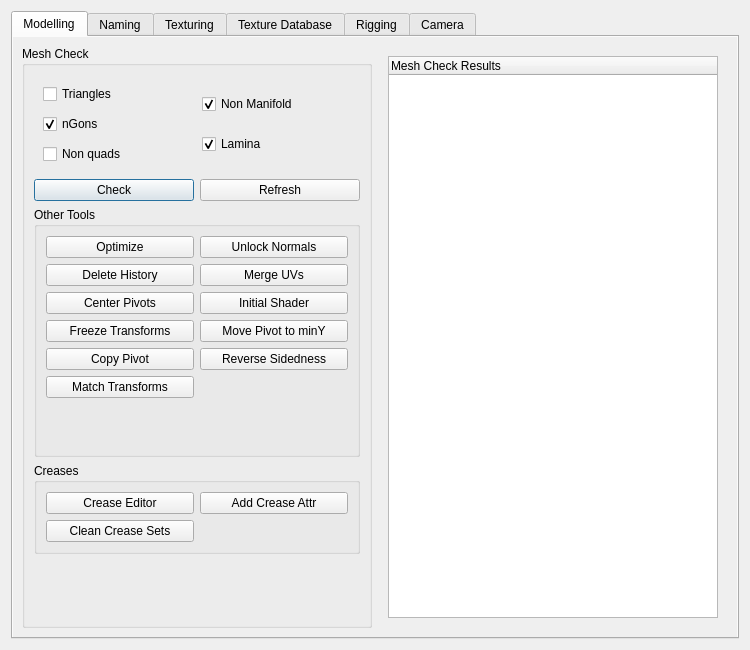
<?xml version="1.0" encoding="UTF-8"?>
<ui version="4.0">
 <class>Asset_Toolkit_Dialog</class>
 <widget class="QDialog" name="Asset_Toolkit_Dialog">
  <property name="geometry">
   <rect>
    <x>0</x>
    <y>0</y>
    <width>750</width>
    <height>650</height>
   </rect>
  </property>
  <property name="minimumSize">
   <size>
    <width>600</width>
    <height>300</height>
   </size>
  </property>
  <property name="maximumSize">
   <size>
    <width>16777215</width>
    <height>1000</height>
   </size>
  </property>
  <property name="mouseTracking">
   <bool>false</bool>
  </property>
  <property name="windowTitle">
   <string>Asset Toolkit</string>
  </property>
  <layout class="QVBoxLayout" name="verticalLayout">
   <item>
    <widget class="QTabWidget" name="tab_window">
     <property name="enabled">
      <bool>true</bool>
     </property>
     <property name="sizePolicy">
      <sizepolicy hsizetype="Expanding" vsizetype="Expanding">
       <horstretch>0</horstretch>
       <verstretch>0</verstretch>
      </sizepolicy>
     </property>
     <property name="tabShape">
      <enum>QTabWidget::Rounded</enum>
     </property>
     <property name="currentIndex">
      <number>0</number>
     </property>
     <widget class="QWidget" name="modelling_tab">
      <property name="sizePolicy">
       <sizepolicy hsizetype="Expanding" vsizetype="Expanding">
        <horstretch>0</horstretch>
        <verstretch>0</verstretch>
       </sizepolicy>
      </property>
      <property name="autoFillBackground">
       <bool>true</bool>
      </property>
      <attribute name="title">
       <string>Modelling</string>
      </attribute>
      <layout class="QHBoxLayout" name="horizontalLayout_3">
       <item>
        <layout class="QVBoxLayout" name="verticalLayout_32">
         <item>
          <widget class="QGroupBox" name="groupBox_4">
           <property name="title">
            <string>Mesh Check</string>
           </property>
           <layout class="QVBoxLayout" name="verticalLayout_15">
            <item>
             <widget class="QFrame" name="meshFrame">
              <property name="sizePolicy">
               <sizepolicy hsizetype="Expanding" vsizetype="Fixed">
                <horstretch>0</horstretch>
                <verstretch>0</verstretch>
               </sizepolicy>
              </property>
              <layout class="QHBoxLayout" name="horizontalLayout_5">
               <property name="spacing">
                <number>10</number>
               </property>
               <item>
                <layout class="QVBoxLayout" name="verticalLayout_12">
                 <item>
                  <widget class="QCheckBox" name="cb_triangles">
                   <property name="text">
                    <string>Triangles</string>
                   </property>
                   <property name="checked">
                    <bool>false</bool>
                   </property>
                  </widget>
                 </item>
                 <item>
                  <widget class="QCheckBox" name="cb_ngons">
                   <property name="text">
                    <string>nGons</string>
                   </property>
                   <property name="checked">
                    <bool>true</bool>
                   </property>
                  </widget>
                 </item>
                 <item>
                  <widget class="QCheckBox" name="cb_non_quads">
                   <property name="text">
                    <string>Non quads</string>
                   </property>
                   <property name="checked">
                    <bool>false</bool>
                   </property>
                  </widget>
                 </item>
                </layout>
               </item>
               <item>
                <layout class="QVBoxLayout" name="verticalLayout_11">
                 <property name="spacing">
                  <number>10</number>
                 </property>
                 <item>
                  <widget class="QCheckBox" name="cb_non_manifold">
                   <property name="text">
                    <string>Non Manifold</string>
                   </property>
                   <property name="checked">
                    <bool>true</bool>
                   </property>
                  </widget>
                 </item>
                 <item>
                  <widget class="QCheckBox" name="cb_lamina">
                   <property name="text">
                    <string>Lamina</string>
                   </property>
                   <property name="checked">
                    <bool>true</bool>
                   </property>
                  </widget>
                 </item>
                </layout>
               </item>
              </layout>
             </widget>
            </item>
            <item>
             <layout class="QHBoxLayout" name="horizontalLayout_6">
              <item>
               <widget class="QPushButton" name="btn_mesh_check">
                <property name="text">
                 <string>Check</string>
                </property>
               </widget>
              </item>
              <item>
               <widget class="QPushButton" name="btn_mesh_refresh">
                <property name="text">
                 <string>Refresh</string>
                </property>
               </widget>
              </item>
             </layout>
            </item>
            <item>
             <widget class="QGroupBox" name="groupBox_5">
              <property name="sizePolicy">
               <sizepolicy hsizetype="Expanding" vsizetype="Maximum">
                <horstretch>0</horstretch>
                <verstretch>0</verstretch>
               </sizepolicy>
              </property>
              <property name="minimumSize">
               <size>
                <width>0</width>
                <height>250</height>
               </size>
              </property>
              <property name="title">
               <string>Other Tools</string>
              </property>
              <layout class="QHBoxLayout" name="horizontalLayout">
               <item>
                <layout class="QVBoxLayout" name="verticalLayout_14">
                 <item>
                  <widget class="QPushButton" name="btn_optimize">
                   <property name="text">
                    <string>Optimize</string>
                   </property>
                  </widget>
                 </item>
                 <item>
                  <widget class="QPushButton" name="btn_delete_history">
                   <property name="text">
                    <string>Delete History</string>
                   </property>
                  </widget>
                 </item>
                 <item>
                  <widget class="QPushButton" name="btn_center_pivots">
                   <property name="text">
                    <string>Center Pivots</string>
                   </property>
                  </widget>
                 </item>
                 <item>
                  <widget class="QPushButton" name="btn_freeze_transforms">
                   <property name="text">
                    <string>Freeze Transforms</string>
                   </property>
                  </widget>
                 </item>
                 <item>
                  <widget class="QPushButton" name="btn_copypivot">
                   <property name="text">
                    <string>Copy Pivot</string>
                   </property>
                  </widget>
                 </item>
                 <item>
                  <widget class="QPushButton" name="btn_matchtransforms">
                   <property name="text">
                    <string>Match Transforms</string>
                   </property>
                  </widget>
                 </item>
                 <item>
                  <spacer name="verticalSpacer_5">
                   <property name="orientation">
                    <enum>Qt::Vertical</enum>
                   </property>
                   <property name="sizeHint" stdset="0">
                    <size>
                     <width>20</width>
                     <height>40</height>
                    </size>
                   </property>
                  </spacer>
                 </item>
                </layout>
               </item>
               <item>
                <layout class="QVBoxLayout" name="verticalLayout_13">
                 <item>
                  <widget class="QPushButton" name="btn_unlock_normals">
                   <property name="text">
                    <string>Unlock Normals</string>
                   </property>
                  </widget>
                 </item>
                 <item>
                  <widget class="QPushButton" name="btn_merge_uvs">
                   <property name="text">
                    <string>Merge UVs</string>
                   </property>
                  </widget>
                 </item>
                 <item>
                  <widget class="QPushButton" name="btn_initial_shader">
                   <property name="text">
                    <string>Initial Shader</string>
                   </property>
                  </widget>
                 </item>
                 <item>
                  <widget class="QPushButton" name="btn_min_pivot">
                   <property name="text">
                    <string>Move Pivot to minY</string>
                   </property>
                  </widget>
                 </item>
                 <item>
                  <widget class="QPushButton" name="btn_rev_sides">
                   <property name="text">
                    <string>Reverse Sidedness</string>
                   </property>
                  </widget>
                 </item>
                 <item>
                  <spacer name="verticalSpacer_2">
                   <property name="orientation">
                    <enum>Qt::Vertical</enum>
                   </property>
                   <property name="sizeHint" stdset="0">
                    <size>
                     <width>20</width>
                     <height>40</height>
                    </size>
                   </property>
                  </spacer>
                 </item>
                </layout>
               </item>
              </layout>
             </widget>
            </item>
            <item>
             <widget class="QGroupBox" name="groupBox_10">
              <property name="title">
               <string>Creases</string>
              </property>
              <layout class="QHBoxLayout" name="horizontalLayout_20">
               <item>
                <layout class="QVBoxLayout" name="verticalLayout_10">
                 <item>
                  <widget class="QPushButton" name="btn_crease_editor">
                   <property name="text">
                    <string>Crease Editor</string>
                   </property>
                  </widget>
                 </item>
                 <item>
                  <widget class="QPushButton" name="btn_clean_crease_sets">
                   <property name="text">
                    <string>Clean Crease Sets</string>
                   </property>
                  </widget>
                 </item>
                </layout>
               </item>
               <item>
                <layout class="QVBoxLayout" name="verticalLayout_27">
                 <item>
                  <widget class="QPushButton" name="btn_crease_attr">
                   <property name="text">
                    <string>Add Crease Attr</string>
                   </property>
                  </widget>
                 </item>
                 <item>
                  <widget class="QFrame" name="frame_11">
                   <property name="frameShape">
                    <enum>QFrame::NoFrame</enum>
                   </property>
                   <property name="frameShadow">
                    <enum>QFrame::Raised</enum>
                   </property>
                  </widget>
                 </item>
                </layout>
               </item>
              </layout>
             </widget>
            </item>
            <item>
             <spacer name="verticalSpacer">
              <property name="orientation">
               <enum>Qt::Vertical</enum>
              </property>
              <property name="sizeHint" stdset="0">
               <size>
                <width>20</width>
                <height>40</height>
               </size>
              </property>
             </spacer>
            </item>
           </layout>
          </widget>
         </item>
        </layout>
       </item>
       <item>
        <layout class="QHBoxLayout" name="horizontalLayout_14">
         <item>
          <widget class="QFrame" name="modellingFrameResults">
           <property name="sizePolicy">
            <sizepolicy hsizetype="Expanding" vsizetype="Expanding">
             <horstretch>0</horstretch>
             <verstretch>0</verstretch>
            </sizepolicy>
           </property>
           <layout class="QVBoxLayout" name="verticalLayout_9" stretch="0,0">
            <property name="spacing">
             <number>0</number>
            </property>
            <property name="sizeConstraint">
             <enum>QLayout::SetDefaultConstraint</enum>
            </property>
            <property name="leftMargin">
             <number>10</number>
            </property>
            <property name="topMargin">
             <number>10</number>
            </property>
            <property name="rightMargin">
             <number>10</number>
            </property>
            <property name="bottomMargin">
             <number>10</number>
            </property>
            <item>
             <widget class="QTreeWidget" name="tview_mesh_check">
              <column>
               <property name="text">
                <string>Mesh Check Results</string>
               </property>
              </column>
             </widget>
            </item>
            <item>
             <spacer name="horizontalSpacer_3">
              <property name="orientation">
               <enum>Qt::Horizontal</enum>
              </property>
              <property name="sizeHint" stdset="0">
               <size>
                <width>40</width>
                <height>0</height>
               </size>
              </property>
             </spacer>
            </item>
           </layout>
          </widget>
         </item>
        </layout>
       </item>
      </layout>
     </widget>
     <widget class="QWidget" name="naming_tab">
      <property name="autoFillBackground">
       <bool>true</bool>
      </property>
      <attribute name="title">
       <string>Naming</string>
      </attribute>
      <layout class="QHBoxLayout" name="horizontalLayout_2">
       <item>
        <layout class="QVBoxLayout" name="verticalLayout_6">
         <item>
          <widget class="QFrame" name="namingFrame">
           <property name="sizePolicy">
            <sizepolicy hsizetype="Expanding" vsizetype="Expanding">
             <horstretch>0</horstretch>
             <verstretch>0</verstretch>
            </sizepolicy>
           </property>
           <layout class="QVBoxLayout" name="verticalLayout_4">
            <property name="spacing">
             <number>10</number>
            </property>
            <property name="leftMargin">
             <number>10</number>
            </property>
            <property name="topMargin">
             <number>10</number>
            </property>
            <property name="rightMargin">
             <number>10</number>
            </property>
            <property name="bottomMargin">
             <number>10</number>
            </property>
            <item>
             <widget class="QGroupBox" name="groupBox_6">
              <property name="title">
               <string>Rename</string>
              </property>
              <layout class="QVBoxLayout" name="verticalLayout_19">
               <item>
                <widget class="QRadioButton" name="rbtn_rename">
                 <property name="minimumSize">
                  <size>
                   <width>0</width>
                   <height>0</height>
                  </size>
                 </property>
                 <property name="text">
                  <string>Specify Base Name</string>
                 </property>
                </widget>
               </item>
               <item>
                <widget class="QLineEdit" name="txt_rename">
                 <property name="sizePolicy">
                  <sizepolicy hsizetype="Expanding" vsizetype="Fixed">
                   <horstretch>0</horstretch>
                   <verstretch>0</verstretch>
                  </sizepolicy>
                 </property>
                 <property name="inputMethodHints">
                  <set>Qt::ImhLowercaseOnly</set>
                 </property>
                 <property name="placeholderText">
                  <string>Base Name</string>
                 </property>
                </widget>
               </item>
               <item>
                <widget class="QPushButton" name="btn_rename">
                 <property name="maximumSize">
                  <size>
                   <width>3000</width>
                   <height>16777215</height>
                  </size>
                 </property>
                 <property name="text">
                  <string>Rename</string>
                 </property>
                </widget>
               </item>
              </layout>
             </widget>
            </item>
            <item>
             <widget class="Line" name="line_4">
              <property name="orientation">
               <enum>Qt::Horizontal</enum>
              </property>
             </widget>
            </item>
            <item>
             <widget class="QGroupBox" name="groupBox_7">
              <property name="title">
               <string>Select</string>
              </property>
              <layout class="QVBoxLayout" name="verticalLayout_20">
               <item>
                <widget class="QPushButton" name="btn_select_objects_with_same_name">
                 <property name="text">
                  <string>Select Objects With Same Base Name</string>
                 </property>
                </widget>
               </item>
               <item>
                <widget class="QPushButton" name="btn_select_bad_names">
                 <property name="text">
                  <string>Select Objects With Bad Base Names</string>
                 </property>
                </widget>
               </item>
               <item>
                <widget class="QPushButton" name="btn_select_bad_structure">
                 <property name="text">
                  <string>Select Objects With Bad Name Structures</string>
                 </property>
                </widget>
               </item>
              </layout>
             </widget>
            </item>
            <item>
             <widget class="QPushButton" name="btn_append_shader_names">
              <property name="sizePolicy">
               <sizepolicy hsizetype="Maximum" vsizetype="Fixed">
                <horstretch>0</horstretch>
                <verstretch>0</verstretch>
               </sizepolicy>
              </property>
              <property name="maximumSize">
               <size>
                <width>3000</width>
                <height>16777215</height>
               </size>
              </property>
              <property name="text">
               <string>Append Shader Name</string>
              </property>
             </widget>
            </item>
            <item>
             <spacer name="verticalSpacer_7">
              <property name="orientation">
               <enum>Qt::Vertical</enum>
              </property>
              <property name="sizeHint" stdset="0">
               <size>
                <width>20</width>
                <height>40</height>
               </size>
              </property>
             </spacer>
            </item>
           </layout>
          </widget>
         </item>
        </layout>
       </item>
       <item>
        <widget class="QFrame" name="namingFrameResults">
         <property name="sizePolicy">
          <sizepolicy hsizetype="Expanding" vsizetype="Expanding">
           <horstretch>0</horstretch>
           <verstretch>0</verstretch>
          </sizepolicy>
         </property>
         <property name="frameShape">
          <enum>QFrame::NoFrame</enum>
         </property>
         <property name="frameShadow">
          <enum>QFrame::Raised</enum>
         </property>
         <property name="lineWidth">
          <number>0</number>
         </property>
         <layout class="QVBoxLayout" name="verticalLayout_3"/>
        </widget>
       </item>
      </layout>
     </widget>
     <widget class="QWidget" name="texturing_tab">
      <property name="autoFillBackground">
       <bool>true</bool>
      </property>
      <attribute name="title">
       <string>Texturing</string>
      </attribute>
      <layout class="QHBoxLayout" name="horizontalLayout_4">
       <item>
        <layout class="QHBoxLayout" name="horizontalLayout_15">
         <item>
          <layout class="QVBoxLayout" name="verticalLayout_33">
           <item>
            <widget class="QGroupBox" name="groupBox">
             <property name="sizePolicy">
              <sizepolicy hsizetype="Preferred" vsizetype="Preferred">
               <horstretch>0</horstretch>
               <verstretch>0</verstretch>
              </sizepolicy>
             </property>
             <property name="minimumSize">
              <size>
               <width>0</width>
               <height>150</height>
              </size>
             </property>
             <property name="title">
              <string>Subdiv Schemes UV</string>
             </property>
             <layout class="QVBoxLayout" name="verticalLayout_5">
              <item>
               <widget class="QRadioButton" name="rbtn_subdiv_smooth_all">
                <property name="text">
                 <string>Preserve Corners(Recommended)</string>
                </property>
                <property name="checked">
                 <bool>true</bool>
                </property>
               </widget>
              </item>
              <item>
               <widget class="QRadioButton" name="rbtn_subdiv_preserve_borders">
                <property name="text">
                 <string>Preserve Borders</string>
                </property>
               </widget>
              </item>
              <item>
               <widget class="QRadioButton" name="rbtn_subdiv_no_smoothing">
                <property name="text">
                 <string>No Smoothing</string>
                </property>
               </widget>
              </item>
              <item>
               <layout class="QHBoxLayout" name="horizontalLayout_9">
                <item>
                 <widget class="QPushButton" name="btn_add_subdivs">
                  <property name="text">
                   <string>Add Subdivs</string>
                  </property>
                 </widget>
                </item>
                <item>
                 <widget class="QPushButton" name="btn_remove_subdivs">
                  <property name="text">
                   <string>Remove Subdivs</string>
                  </property>
                 </widget>
                </item>
               </layout>
              </item>
             </layout>
            </widget>
           </item>
           <item>
            <widget class="QGroupBox" name="groupBox_3">
             <property name="sizePolicy">
              <sizepolicy hsizetype="Preferred" vsizetype="Preferred">
               <horstretch>0</horstretch>
               <verstretch>0</verstretch>
              </sizepolicy>
             </property>
             <property name="minimumSize">
              <size>
               <width>0</width>
               <height>0</height>
              </size>
             </property>
             <property name="title">
              <string>Naming</string>
             </property>
             <layout class="QHBoxLayout" name="horizontalLayout_21">
              <property name="leftMargin">
               <number>10</number>
              </property>
              <property name="topMargin">
               <number>10</number>
              </property>
              <property name="rightMargin">
               <number>10</number>
              </property>
              <property name="bottomMargin">
               <number>10</number>
              </property>
              <item>
               <widget class="QFrame" name="frame_6">
                <property name="frameShape">
                 <enum>QFrame::NoFrame</enum>
                </property>
                <property name="frameShadow">
                 <enum>QFrame::Raised</enum>
                </property>
                <layout class="QVBoxLayout" name="verticalLayout_18">
                 <property name="spacing">
                  <number>6</number>
                 </property>
                 <property name="leftMargin">
                  <number>0</number>
                 </property>
                 <property name="topMargin">
                  <number>0</number>
                 </property>
                 <property name="rightMargin">
                  <number>0</number>
                 </property>
                 <property name="bottomMargin">
                  <number>0</number>
                 </property>
                 <item>
                  <widget class="QPushButton" name="btn_bad_shaders">
                   <property name="sizePolicy">
                    <sizepolicy hsizetype="Expanding" vsizetype="Fixed">
                     <horstretch>0</horstretch>
                     <verstretch>0</verstretch>
                    </sizepolicy>
                   </property>
                   <property name="text">
                    <string>Check Shader Names</string>
                   </property>
                  </widget>
                 </item>
                </layout>
               </widget>
              </item>
              <item>
               <widget class="QFrame" name="frame_8">
                <property name="frameShape">
                 <enum>QFrame::NoFrame</enum>
                </property>
                <property name="frameShadow">
                 <enum>QFrame::Raised</enum>
                </property>
                <layout class="QVBoxLayout" name="verticalLayout_28">
                 <property name="leftMargin">
                  <number>0</number>
                 </property>
                 <property name="topMargin">
                  <number>0</number>
                 </property>
                 <property name="rightMargin">
                  <number>0</number>
                 </property>
                 <property name="bottomMargin">
                  <number>0</number>
                 </property>
                 <item>
                  <widget class="QPushButton" name="btn_rename_file_nodes">
                   <property name="sizePolicy">
                    <sizepolicy hsizetype="Expanding" vsizetype="Fixed">
                     <horstretch>0</horstretch>
                     <verstretch>0</verstretch>
                    </sizepolicy>
                   </property>
                   <property name="text">
                    <string>Rename File Nodes</string>
                   </property>
                  </widget>
                 </item>
                </layout>
               </widget>
              </item>
             </layout>
            </widget>
           </item>
           <item>
            <widget class="QGroupBox" name="groupBox_9">
             <property name="title">
              <string>UV</string>
             </property>
             <layout class="QHBoxLayout" name="horizontalLayout_13">
              <item>
               <widget class="QFrame" name="frame_9">
                <property name="frameShape">
                 <enum>QFrame::NoFrame</enum>
                </property>
                <property name="frameShadow">
                 <enum>QFrame::Raised</enum>
                </property>
                <layout class="QVBoxLayout" name="verticalLayout_17">
                 <property name="leftMargin">
                  <number>0</number>
                 </property>
                 <property name="topMargin">
                  <number>0</number>
                 </property>
                 <property name="rightMargin">
                  <number>0</number>
                 </property>
                 <property name="bottomMargin">
                  <number>0</number>
                 </property>
                 <item>
                  <widget class="QPushButton" name="btn_transfer_uv">
                   <property name="text">
                    <string>Transfer UVs</string>
                   </property>
                  </widget>
                 </item>
                </layout>
               </widget>
              </item>
              <item>
               <widget class="QFrame" name="frame_10">
                <property name="frameShape">
                 <enum>QFrame::NoFrame</enum>
                </property>
                <property name="frameShadow">
                 <enum>QFrame::Raised</enum>
                </property>
                <layout class="QVBoxLayout" name="verticalLayout_7">
                 <property name="leftMargin">
                  <number>0</number>
                 </property>
                 <property name="topMargin">
                  <number>0</number>
                 </property>
                 <property name="rightMargin">
                  <number>0</number>
                 </property>
                 <property name="bottomMargin">
                  <number>0</number>
                 </property>
                </layout>
               </widget>
              </item>
             </layout>
            </widget>
           </item>
           <item>
            <spacer name="verticalSpacer_3">
             <property name="orientation">
              <enum>Qt::Vertical</enum>
             </property>
             <property name="sizeHint" stdset="0">
              <size>
               <width>20</width>
               <height>40</height>
              </size>
             </property>
            </spacer>
           </item>
          </layout>
         </item>
         <item>
          <widget class="QGroupBox" name="groupBox_11">
           <property name="sizePolicy">
            <sizepolicy hsizetype="Preferred" vsizetype="Preferred">
             <horstretch>0</horstretch>
             <verstretch>0</verstretch>
            </sizepolicy>
           </property>
           <property name="title">
            <string>Import Textures</string>
           </property>
           <layout class="QVBoxLayout" name="verticalLayout_25">
            <item>
             <layout class="QHBoxLayout" name="horizontalLayout_19">
              <item>
               <widget class="QPushButton" name="btn_import_tx_local_source">
                <property name="text">
                 <string>Local Source</string>
                </property>
               </widget>
              </item>
              <item>
               <widget class="QPushButton" name="btn_import_tx_browse">
                <property name="text">
                 <string>Browse</string>
                </property>
               </widget>
              </item>
             </layout>
            </item>
            <item>
             <widget class="QTreeWidget" name="tview_import_tx">
              <column>
               <property name="text">
                <string>Local Source</string>
               </property>
              </column>
             </widget>
            </item>
            <item>
             <layout class="QHBoxLayout" name="horizontalLayout_17">
              <item>
               <widget class="QCheckBox" name="cb_import_tx_create_shaders">
                <property name="text">
                 <string>Create Shaders</string>
                </property>
                <property name="checked">
                 <bool>true</bool>
                </property>
               </widget>
              </item>
              <item>
               <widget class="QPushButton" name="btn_import_tx_import">
                <property name="text">
                 <string>Import Texture</string>
                </property>
               </widget>
              </item>
             </layout>
            </item>
           </layout>
          </widget>
         </item>
        </layout>
       </item>
      </layout>
     </widget>
     <widget class="QWidget" name="texture_database_tab">
      <property name="enabled">
       <bool>false</bool>
      </property>
      <property name="autoFillBackground">
       <bool>true</bool>
      </property>
      <attribute name="title">
       <string>Texture Database</string>
      </attribute>
      <layout class="QHBoxLayout" name="horizontalLayout_7">
       <item>
        <widget class="QGroupBox" name="groupBox_12">
         <property name="title">
          <string>Scene Textures</string>
         </property>
         <layout class="QVBoxLayout" name="verticalLayout_26">
          <item>
           <widget class="QTreeWidget" name="tview_scene_tx">
            <attribute name="headerVisible">
             <bool>false</bool>
            </attribute>
            <column>
             <property name="text">
              <string notr="true">1</string>
             </property>
            </column>
           </widget>
          </item>
          <item>
           <layout class="QHBoxLayout" name="horizontalLayout_8">
            <item>
             <widget class="QPushButton" name="btn_scene_tx_refresh">
              <property name="text">
               <string>Refresh</string>
              </property>
             </widget>
            </item>
            <item>
             <widget class="QPushButton" name="btn_scene_tx_publish">
              <property name="text">
               <string>Publish</string>
              </property>
             </widget>
            </item>
           </layout>
          </item>
         </layout>
        </widget>
       </item>
       <item>
        <widget class="QGroupBox" name="groupBox_8">
         <property name="title">
          <string>Database</string>
         </property>
         <layout class="QVBoxLayout" name="verticalLayout_16">
          <item>
           <widget class="QTreeWidget" name="tview_shader_setup_nav">
            <property name="enabled">
             <bool>false</bool>
            </property>
            <property name="sizePolicy">
             <sizepolicy hsizetype="Expanding" vsizetype="Expanding">
              <horstretch>0</horstretch>
              <verstretch>0</verstretch>
             </sizepolicy>
            </property>
            <property name="minimumSize">
             <size>
              <width>0</width>
              <height>150</height>
             </size>
            </property>
            <property name="maximumSize">
             <size>
              <width>16777215</width>
              <height>5000</height>
             </size>
            </property>
            <column>
             <property name="text">
              <string>Assets</string>
             </property>
            </column>
           </widget>
          </item>
          <item>
           <layout class="QHBoxLayout" name="horizontalLayout_10">
            <item>
             <widget class="QPushButton" name="btn_refresh_shader_setup_nav">
              <property name="text">
               <string>Refresh</string>
              </property>
             </widget>
            </item>
            <item>
             <widget class="QPushButton" name="btn_new_asset">
              <property name="text">
               <string>New Asset</string>
              </property>
             </widget>
            </item>
           </layout>
          </item>
          <item>
           <widget class="Line" name="line">
            <property name="orientation">
             <enum>Qt::Horizontal</enum>
            </property>
           </widget>
          </item>
          <item>
           <widget class="QTreeWidget" name="tview_textures_db_nav">
            <column>
             <property name="text">
              <string>Textures</string>
             </property>
            </column>
           </widget>
          </item>
          <item>
           <layout class="QHBoxLayout" name="horizontalLayout_11">
            <item>
             <widget class="QCheckBox" name="checkBox_2">
              <property name="text">
               <string>Viewport</string>
              </property>
             </widget>
            </item>
            <item>
             <widget class="QCheckBox" name="checkBox">
              <property name="text">
               <string>Renderman</string>
              </property>
             </widget>
            </item>
            <item>
             <widget class="QPushButton" name="pushButton_6">
              <property name="text">
               <string>Import</string>
              </property>
             </widget>
            </item>
           </layout>
          </item>
         </layout>
        </widget>
       </item>
       <item>
        <widget class="QFrame" name="frame_7">
         <property name="sizePolicy">
          <sizepolicy hsizetype="Expanding" vsizetype="Expanding">
           <horstretch>0</horstretch>
           <verstretch>0</verstretch>
          </sizepolicy>
         </property>
         <property name="frameShape">
          <enum>QFrame::NoFrame</enum>
         </property>
         <property name="frameShadow">
          <enum>QFrame::Raised</enum>
         </property>
         <layout class="QVBoxLayout" name="verticalLayout_22">
          <property name="spacing">
           <number>10</number>
          </property>
          <property name="leftMargin">
           <number>0</number>
          </property>
          <property name="topMargin">
           <number>0</number>
          </property>
          <property name="rightMargin">
           <number>0</number>
          </property>
          <property name="bottomMargin">
           <number>0</number>
          </property>
          <item>
           <widget class="QGroupBox" name="groupBox_13">
            <property name="sizePolicy">
             <sizepolicy hsizetype="Expanding" vsizetype="Expanding">
              <horstretch>0</horstretch>
              <verstretch>0</verstretch>
             </sizepolicy>
            </property>
            <property name="title">
             <string>Texture Asset Info</string>
            </property>
            <layout class="QVBoxLayout" name="verticalLayout_23">
             <property name="spacing">
              <number>6</number>
             </property>
             <property name="leftMargin">
              <number>9</number>
             </property>
             <property name="bottomMargin">
              <number>9</number>
             </property>
             <item>
              <layout class="QHBoxLayout" name="horizontalLayout_12">
               <item>
                <spacer name="horizontalSpacer">
                 <property name="orientation">
                  <enum>Qt::Horizontal</enum>
                 </property>
                 <property name="sizeHint" stdset="0">
                  <size>
                   <width>40</width>
                   <height>20</height>
                  </size>
                 </property>
                </spacer>
               </item>
               <item>
                <widget class="QLabel" name="label_2">
                 <property name="text">
                  <string>Version:</string>
                 </property>
                </widget>
               </item>
               <item>
                <widget class="QComboBox" name="comboBox_2"/>
               </item>
              </layout>
             </item>
             <item>
              <widget class="QTextBrowser" name="textBrowser_3"/>
             </item>
            </layout>
           </widget>
          </item>
          <item>
           <widget class="QGroupBox" name="groupBox_14">
            <property name="title">
             <string>Version Info</string>
            </property>
            <layout class="QVBoxLayout" name="verticalLayout_24">
             <item>
              <widget class="QTextBrowser" name="textBrowser_4"/>
             </item>
            </layout>
           </widget>
          </item>
         </layout>
        </widget>
       </item>
      </layout>
     </widget>
     <widget class="QWidget" name="rigging_tab">
      <property name="autoFillBackground">
       <bool>true</bool>
      </property>
      <attribute name="title">
       <string>Rigging</string>
      </attribute>
      <layout class="QHBoxLayout" name="horizontalLayout_23">
       <item>
        <layout class="QVBoxLayout" name="verticalLayout_29">
         <item>
          <widget class="QGroupBox" name="groupBox_15">
           <property name="sizePolicy">
            <sizepolicy hsizetype="Preferred" vsizetype="Minimum">
             <horstretch>0</horstretch>
             <verstretch>0</verstretch>
            </sizepolicy>
           </property>
           <property name="title">
            <string>Prop Rigger</string>
           </property>
           <layout class="QHBoxLayout" name="horizontalLayout_24">
            <item>
             <widget class="QPushButton" name="btn_rig_meta">
              <property name="text">
               <string>Meta</string>
              </property>
             </widget>
            </item>
            <item>
             <widget class="QPushButton" name="btn_rig_rig">
              <property name="text">
               <string>Rig</string>
              </property>
             </widget>
            </item>
           </layout>
          </widget>
         </item>
         <item>
          <widget class="QGroupBox" name="groupBox_16">
           <property name="title">
            <string>Follicles</string>
           </property>
           <layout class="QHBoxLayout" name="horizontalLayout_25">
            <item>
             <widget class="QPushButton" name="btn_create_follicles">
              <property name="text">
               <string>Create Follicles</string>
              </property>
             </widget>
            </item>
            <item>
             <widget class="QPushButton" name="btn_move_follicles">
              <property name="text">
               <string>Move Follicles</string>
              </property>
             </widget>
            </item>
            <item>
             <widget class="QPushButton" name="btn_clean_follicle_movers">
              <property name="text">
               <string>Clean Movers</string>
              </property>
             </widget>
            </item>
           </layout>
          </widget>
         </item>
         <item>
          <spacer name="verticalSpacer_9">
           <property name="orientation">
            <enum>Qt::Vertical</enum>
           </property>
           <property name="sizeHint" stdset="0">
            <size>
             <width>20</width>
             <height>40</height>
            </size>
           </property>
          </spacer>
         </item>
        </layout>
       </item>
       <item>
        <layout class="QVBoxLayout" name="verticalLayout_30">
         <item>
          <widget class="QFrame" name="frame_12">
           <property name="frameShape">
            <enum>QFrame::NoFrame</enum>
           </property>
           <property name="frameShadow">
            <enum>QFrame::Raised</enum>
           </property>
          </widget>
         </item>
        </layout>
       </item>
      </layout>
     </widget>
     <widget class="QWidget" name="camera_tab">
      <property name="autoFillBackground">
       <bool>true</bool>
      </property>
      <attribute name="title">
       <string>Camera</string>
      </attribute>
      <layout class="QHBoxLayout" name="horizontalLayout_26">
       <item>
        <widget class="QFrame" name="frame_13">
         <property name="frameShape">
          <enum>QFrame::NoFrame</enum>
         </property>
         <property name="frameShadow">
          <enum>QFrame::Raised</enum>
         </property>
         <layout class="QVBoxLayout" name="verticalLayout_31">
          <item>
           <widget class="QGroupBox" name="groupBox_17">
            <property name="title">
             <string>Camera Shake</string>
            </property>
            <layout class="QHBoxLayout" name="horizontalLayout_27">
             <item>
              <widget class="QPushButton" name="btn_shake_setup">
               <property name="text">
                <string>Setup</string>
               </property>
              </widget>
             </item>
             <item>
              <widget class="QPushButton" name="btn_shake_move">
               <property name="text">
                <string>Move</string>
               </property>
              </widget>
             </item>
             <item>
              <widget class="QPushButton" name="btn_shake_shake">
               <property name="text">
                <string>Shake</string>
               </property>
              </widget>
             </item>
            </layout>
           </widget>
          </item>
          <item>
           <spacer name="verticalSpacer_10">
            <property name="orientation">
             <enum>Qt::Vertical</enum>
            </property>
            <property name="sizeHint" stdset="0">
             <size>
              <width>20</width>
              <height>40</height>
             </size>
            </property>
           </spacer>
          </item>
         </layout>
        </widget>
       </item>
       <item>
        <widget class="QFrame" name="frame_14">
         <property name="frameShape">
          <enum>QFrame::NoFrame</enum>
         </property>
         <property name="frameShadow">
          <enum>QFrame::Raised</enum>
         </property>
        </widget>
       </item>
      </layout>
     </widget>
    </widget>
   </item>
  </layout>
 </widget>
 <resources/>
 <connections/>
</ui>
